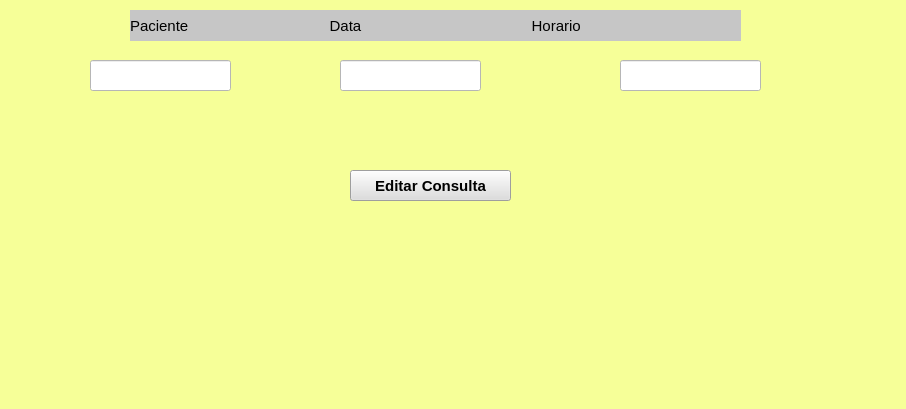
<?xml version="1.0" encoding="UTF-8"?>
<ui version="4.0">
 <class>MainWindow</class>
 <widget class="QMainWindow" name="MainWindow">
  <property name="geometry">
   <rect>
    <x>0</x>
    <y>0</y>
    <width>906</width>
    <height>409</height>
   </rect>
  </property>
  <property name="windowTitle">
   <string>MainWindow</string>
  </property>
  <property name="styleSheet">
   <string notr="true">background-color: rgb(246, 255, 152);</string>
  </property>
  <widget class="QWidget" name="centralwidget">
   <widget class="QLineEdit" name="c_hora">
    <property name="geometry">
     <rect>
      <x>620</x>
      <y>60</y>
      <width>141</width>
      <height>31</height>
     </rect>
    </property>
    <property name="styleSheet">
     <string notr="true">background-color: rgb(255, 255, 255);</string>
    </property>
   </widget>
   <widget class="QPushButton" name="botao_editar">
    <property name="geometry">
     <rect>
      <x>350</x>
      <y>170</y>
      <width>161</width>
      <height>31</height>
     </rect>
    </property>
    <property name="font">
     <font>
      <pointsize>11</pointsize>
      <weight>75</weight>
      <bold>true</bold>
     </font>
    </property>
    <property name="styleSheet">
     <string notr="true">background-color: rgb(221, 221, 221);</string>
    </property>
    <property name="text">
     <string>Editar Consulta</string>
    </property>
   </widget>
   <widget class="QLabel" name="dados">
    <property name="geometry">
     <rect>
      <x>130</x>
      <y>10</y>
      <width>611</width>
      <height>31</height>
     </rect>
    </property>
    <property name="font">
     <font>
      <pointsize>11</pointsize>
     </font>
    </property>
    <property name="styleSheet">
     <string notr="true">background-color: rgb(198, 198, 198);</string>
    </property>
    <property name="text">
     <string>Paciente                                  Data                                         Horario</string>
    </property>
   </widget>
   <widget class="QLineEdit" name="c_paciente">
    <property name="geometry">
     <rect>
      <x>90</x>
      <y>60</y>
      <width>141</width>
      <height>31</height>
     </rect>
    </property>
    <property name="styleSheet">
     <string notr="true">background-color: rgb(255, 255, 255);</string>
    </property>
   </widget>
   <widget class="QLabel" name="aviso">
    <property name="geometry">
     <rect>
      <x>250</x>
      <y>100</y>
      <width>361</width>
      <height>41</height>
     </rect>
    </property>
    <property name="font">
     <font>
      <pointsize>14</pointsize>
      <weight>75</weight>
      <bold>true</bold>
     </font>
    </property>
    <property name="text">
     <string/>
    </property>
    <property name="alignment">
     <set>Qt::AlignCenter</set>
    </property>
   </widget>
   <widget class="QLineEdit" name="c_data">
    <property name="geometry">
     <rect>
      <x>340</x>
      <y>60</y>
      <width>141</width>
      <height>31</height>
     </rect>
    </property>
    <property name="styleSheet">
     <string notr="true">background-color: rgb(255, 255, 255);</string>
    </property>
   </widget>
  </widget>
  <widget class="QStatusBar" name="statusbar"/>
 </widget>
 <resources/>
 <connections/>
</ui>
